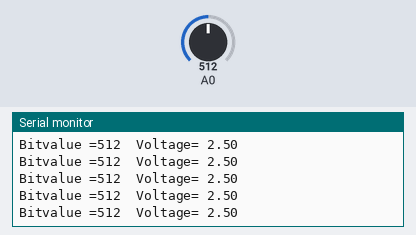
This sketch was run on a simulated Arduino Uno, built with avr-gcc and run on an emulated ATmega328P. On the bench: the last lines printed to the serial monitor. The inputs (shaded band) are chosen by the test bench; at power-on: A0 = 512.

Above: at 1.2 s.
1.3 s: A0 set to 716
At 1.56 s:
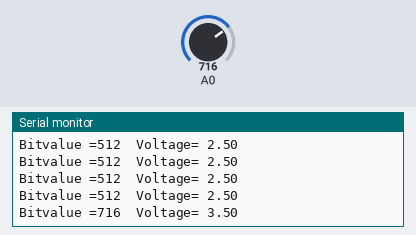
2.8 s: A0 set to 900
At 2.97 s:
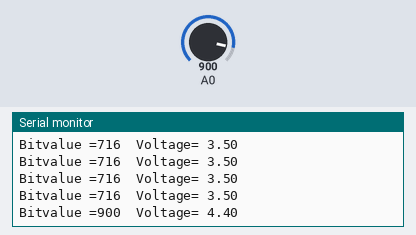
Timing chart, 0 to 5.8 s (numbered marks = the images above; inputs shaded):
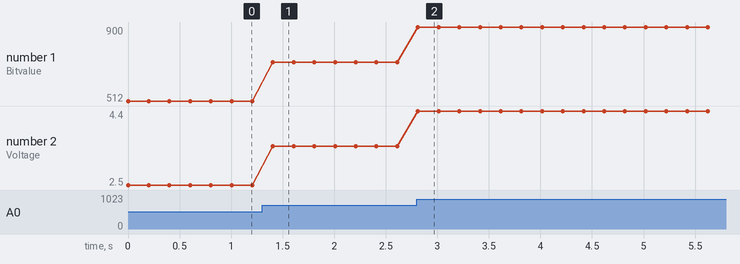

Measured:
- after the input at 1.3 s, the serial monitor: prints a new line after 0.11 s (image 1)
- after the input at 2.8 s, the serial monitor: prints a new line at once (image 2)
- plotted number 1: 512 → 716 after the input at 1.3 s, 716 → 900 after the input at 2.8 s
- plotted number 2: 2.5 → 3.5 after the input at 1.3 s, 3.5 → 4.4 after the input at 2.8 s

The sketch:

Voltmeter.ino
```cpp
/*
The main goal of this program is to read the bitvalue from the analog input and convert it into voltage
The main theme of this program is analog input processing
*/


void setup() {
  // initialize serial communication at 9600 bits per second:
  Serial.begin(9600);
}
// the loop routine runs over and over again forever:
void loop() {
  // read the input on analog pin 0:
  int sensorValue = analogRead(A0);
  // this is the formula to switch the bitvalue to voltage
  float voltage = sensorValue * (5.0 / 1023.0);
  // print out the value you read:
Serial.print("Bitvalue ="); // print whats in between the quotation marks
  Serial.print(sensorValue); // print the value in bits
  Serial.print("\t"); // print a tab space
  Serial.print("Voltage= ");//print whats in between the quotation marks
  Serial.println(voltage); // print the value in voltage
 delay(200);  // delay in between reads for stability
}
```
